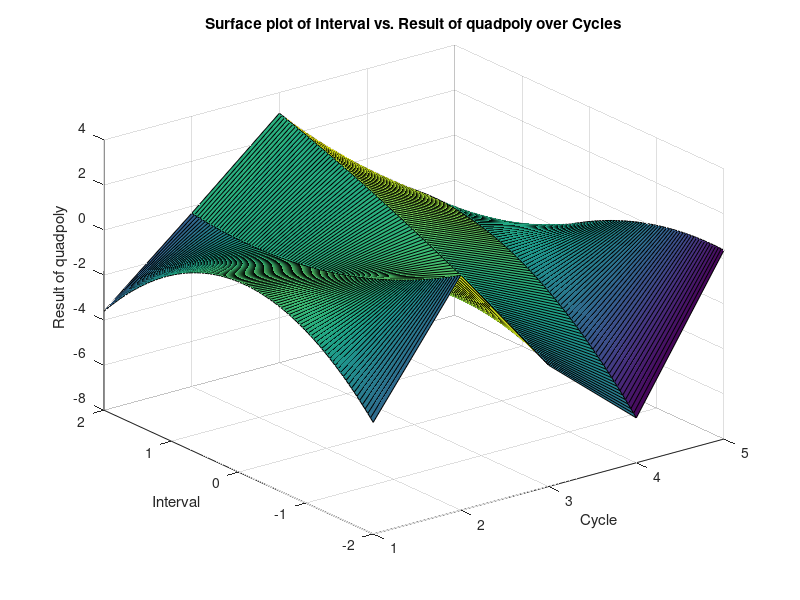

The MATLAB script that drew this image:
% Define a function
function Blatt01_A1()
    % Call the chatgpt function
    chatgpt();

    % Call the quadpoly function
    % Vectors are defined using square brackets
    %            1
    %[1; 2; 3] = 2 and [1, 2, 3] = (1, 2, 3)
    %            3
    y = quadpoly([1; 2; 3], [1, 2, 3; 1, 2, 3; 1, 2, 3], [1; 2; 3], 1);
    disp(['The result is: ' num2str(y)]);

    % Call the test_quadpoly function
    test_quadpoly(1, 5);
end

%Aufgabe 1a
function chatgpt()
    % Generate a random 3 x 3 matrix
    matrix = rand(3);
    % Call the mean function
    meanValue = mean(matrix, 'all');
    % Set a threshold value
    threshold = 0.5;
    % Check if the mean is greater than the threshold
    if meanValue > threshold
        disp('The mean is greater than the threshold.');
    else
        disp('The mean is not greater than the threshold.');
    end

    % Display the matrix and the calculated mean
    disp('Matrix:');
    disp(matrix);
    disp(['Mean: ' num2str(meanValue)]);
end

%Aufgabe 1b
function y = quadpoly(x, A, b, c)
    % Calculate the quadratic polynomial
    y = 0.5 * transpose(x) * A * x + transpose(b) * x + c;
end

%Aufgabe 1c-d
function test_quadpoly(dim, cycles)
    intervall = linspace(-2, 2);
    result = zeros(length(intervall), cycles); % Initialize result matrix

    for j = 1:cycles
        % Initialize temp_result
        temp_result = zeros(size(intervall));

        A = (rand(dim) - 0.5) * 4;
        b = (rand(dim, 1) - 0.5) * 4;
        c = (rand(1) - 0.5) * 4;

        for i = 1:length(intervall)
            x = intervall(i);
            temp_result(i) = quadpoly(x, A, b, c);
        end

        result(:, j) = temp_result; % Store the results of this cycle
    end

    % Create a meshgrid for plotting
    [X, Y] = meshgrid(1:cycles, intervall);
    surf(X, Y, result);

    xlabel('Cycle');
    ylabel('Interval');
    zlabel('Result of quadpoly');
    title('Surface plot of Interval vs. Result of quadpoly over Cycles');
end
